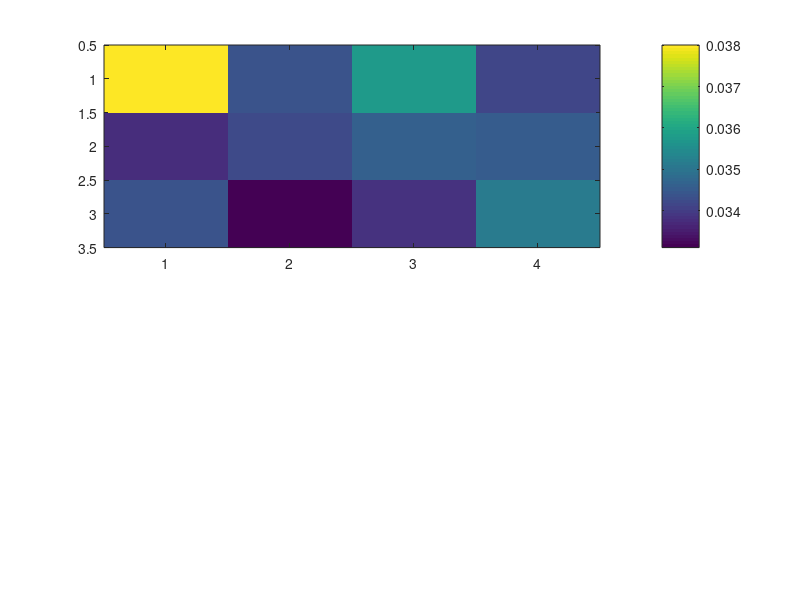

The MATLAB source for this figure: (Note: this script raises an error after producing the figure.)
%% Makes plots of RMSE vs. different values of gamma for Askey and Wendland
% Load output produced from script optimal_multivariate_gamma_save_output
%
% Author: Zofia Stanley

%% Load output produced from script optimal_multivariate_gamma_save_output
load('Data/optimal_multivariate_gamma.mat') 

%% Plot: Observe Y

% 1A. Askey
figure
subplot(2,1,1)
imagesc(RMSE_X_YnoX_MVA); colorbar
hold on;
for xx = 1:length(gamma_xx_a)
  for yy = 1:length(gamma_yy)
      val = num2str(round(RMSE_X_YnoX_MVA(yy,xx),4));
      text(xx,yy,val)
  end
end
hold off;
title('Observe Y: Askey $\gamma$, RMSE X', 'Interpreter', 'latex')
set(gca, 'FontSize', 18, 'XTick', 1:length(gamma_xx_a), 'XTickLabel', gamma_xx_a,... 
                         'YTick', 1:length(gamma_yy), 'YTickLabel', gamma_yy)
xlabel('$\gamma_{XX}$', 'Interpreter', 'latex')
ylabel('$\gamma_{YY}$', 'Interpreter', 'latex')

subplot(2,1,2)
imagesc(RMSE_Y_YnoX_MVA); colorbar
hold on;
for xx = 1:length(gamma_xx_a)
  for yy = 1:length(gamma_yy)
      val = num2str(round(RMSE_Y_YnoX_MVA(yy,xx),4));
      text(xx,yy,val)
  end
end
hold off;
title('RMSE Y', 'Interpreter', 'latex')
set(gca, 'FontSize', 18, 'XTick', 1:length(gamma_xx_a), 'XTickLabel', gamma_xx_a,... 
                         'YTick', 1:length(gamma_yy), 'YTickLabel', gamma_yy)
xlabel('$\gamma_{XX}$', 'Interpreter', 'latex')
ylabel('$\gamma_{YY}$', 'Interpreter', 'latex')
set(gcf, 'Position',  [100, 100, 800, 800])

saveas(gcf, 'Plots/optimal_gamma_askey_YnoX.png')

% 1B. Wendland
figure
subplot(2,1,1)
imagesc(RMSE_X_YnoX_MVW); colorbar
hold on;
for xx = 1:length(gamma_xx_w)
  for yy = 1:length(gamma_yy)
      val = num2str(round(RMSE_X_YnoX_MVW(yy,xx),4));
      text(xx,yy,val)
  end
end
hold off;
title('Observe Y: Wendland $\gamma$, RMSE X', 'Interpreter', 'latex')
set(gca, 'FontSize', 18, 'XTick', 1:length(gamma_xx_w), 'XTickLabel', gamma_xx_w,... 
                         'YTick', 1:length(gamma_yy), 'YTickLabel', gamma_yy)
xlabel('$\gamma_{XX}$', 'Interpreter', 'latex')
ylabel('$\gamma_{YY}$', 'Interpreter', 'latex')

subplot(2,1,2)
imagesc(RMSE_Y_YnoX_MVW); colorbar
hold on;
for xx = 1:length(gamma_xx_w)
  for yy = 1:length(gamma_yy)
      val = num2str(round(RMSE_Y_YnoX_MVW(yy,xx),4));
      text(xx,yy,val)
  end
end
hold off;
title('RMSE Y', 'Interpreter', 'latex')
set(gca, 'FontSize', 18, 'XTick', 1:length(gamma_xx_w), 'XTickLabel', gamma_xx_w,... 
                         'YTick', 1:length(gamma_yy), 'YTickLabel', gamma_yy)
xlabel('$\gamma_{XX}$', 'Interpreter', 'latex')
ylabel('$\gamma_{YY}$', 'Interpreter', 'latex')
set(gcf, 'Position',  [100, 100, 1200, 800])

saveas(gcf, 'Plots/optimal_gamma_wendland_YnoX.png')


%% Plot: Observe X

% 2A. Askey
figure
subplot(2,1,1)
imagesc(RMSE_X_XnoY_MVA); colorbar
hold on;
for xx = 1:length(gamma_xx_a)
  for yy = 1:length(gamma_yy)
      val = num2str(round(RMSE_X_XnoY_MVA(yy,xx),4));
      text(xx,yy,val)
  end
end
hold off;
title('Observe X: Askey $\gamma$, RMSE X', 'Interpreter', 'latex')
set(gca, 'FontSize', 18, 'XTick', 1:length(gamma_xx_a), 'XTickLabel', gamma_xx_a,... 
                         'YTick', 1:length(gamma_yy), 'YTickLabel', gamma_yy)
xlabel('$\gamma_{XX}$', 'Interpreter', 'latex')
ylabel('$\gamma_{YY}$', 'Interpreter', 'latex')

subplot(2,1,2)
imagesc(RMSE_Y_XnoY_MVA); colorbar
hold on;
for xx = 1:length(gamma_xx_a)
  for yy = 1:length(gamma_yy)
      val = num2str(round(RMSE_Y_XnoY_MVA(yy,xx),4));
      text(xx,yy,val)
  end
end
hold off;
title('RMSE Y', 'Interpreter', 'latex')
set(gca, 'FontSize', 18, 'XTick', 1:length(gamma_xx_a), 'XTickLabel', gamma_xx_a,... 
                         'YTick', 1:length(gamma_yy), 'YTickLabel', gamma_yy)
xlabel('$\gamma_{XX}$', 'Interpreter', 'latex')
ylabel('$\gamma_{YY}$', 'Interpreter', 'latex')
set(gcf, 'Position',  [100, 100, 800, 800])

saveas(gcf, 'Plots/optimal_gamma_askey_XnoY.png')

% 2B. Wendland
figure
subplot(2,1,1)
imagesc(RMSE_X_XnoY_MVW); colorbar
hold on;
for xx = 1:length(gamma_xx_w)
  for yy = 1:length(gamma_yy)
      val = num2str(round(RMSE_X_XnoY_MVW(yy,xx),4));
      text(xx,yy,val)
  end
end
hold off;
title('Observe X: Wendland $\gamma$, RMSE X', 'Interpreter', 'latex')
set(gca, 'FontSize', 18, 'XTick', 1:length(gamma_xx_w), 'XTickLabel', gamma_xx_w,... 
                         'YTick', 1:length(gamma_yy), 'YTickLabel', gamma_yy)
xlabel('$\gamma_{XX}$', 'Interpreter', 'latex')
ylabel('$\gamma_{YY}$', 'Interpreter', 'latex')

subplot(2,1,2)
imagesc(RMSE_Y_XnoY_MVW); colorbar
hold on;
for xx = 1:length(gamma_xx_w)
  for yy = 1:length(gamma_yy)
      val = num2str(round(RMSE_Y_XnoY_MVW(yy,xx),4));
      text(xx,yy,val)
  end
end
hold off;
title('RMSE Y', 'Interpreter', 'latex')
set(gca, 'FontSize', 18, 'XTick', 1:length(gamma_xx_w), 'XTickLabel', gamma_xx_w,... 
                         'YTick', 1:length(gamma_yy), 'YTickLabel', gamma_yy)
xlabel('$\gamma_{XX}$', 'Interpreter', 'latex')
ylabel('$\gamma_{YY}$', 'Interpreter', 'latex')
set(gcf, 'Position',  [100, 100, 1200, 800])

saveas(gcf, 'Plots/optimal_gamma_wendland_XnoY.png')

loc_params = struct('rYY', 20, 'rXX', 40, 'rXY', 20, 'gammaYY', 2, 'gammaXX', 0); 
gammaXY = askey_wendland_gamma_cross(loc_params); 
fprintf('gammaXY is %g\n',gammaXY)

%% Plot: Observe X and Y

% 3A. Askey
figure
subplot(2,1,1)
imagesc(RMSE_X_BothXY_MVA); colorbar
hold on;
for xx = 1:length(gamma_xx_a)
  for yy = 1:length(gamma_yy)
      val = num2str(round(RMSE_X_BothXY_MVA(yy,xx),4));
      text(xx,yy,val)
  end
end
hold off;
title('Observe X and Y: Askey $\gamma$, RMSE X', 'Interpreter', 'latex')
set(gca, 'FontSize', 18, 'XTick', 1:length(gamma_xx_a), 'XTickLabel', gamma_xx_a,... 
                         'YTick', 1:length(gamma_yy), 'YTickLabel', gamma_yy)
xlabel('$\gamma_{XX}$', 'Interpreter', 'latex')
ylabel('$\gamma_{YY}$', 'Interpreter', 'latex')

subplot(2,1,2)
imagesc(RMSE_Y_BothXY_MVA); colorbar
hold on;
for xx = 1:length(gamma_xx_a)
  for yy = 1:length(gamma_yy)
      val = num2str(round(RMSE_Y_BothXY_MVA(yy,xx),4));
      text(xx,yy,val)
  end
end
hold off;
title('RMSE Y', 'Interpreter', 'latex')
set(gca, 'FontSize', 18, 'XTick', 1:length(gamma_xx_a), 'XTickLabel', gamma_xx_a,... 
                         'YTick', 1:length(gamma_yy), 'YTickLabel', gamma_yy)
xlabel('$\gamma_{XX}$', 'Interpreter', 'latex')
ylabel('$\gamma_{YY}$', 'Interpreter', 'latex')
set(gcf, 'Position',  [100, 100, 800, 800])

saveas(gcf, 'Plots/optimal_gamma_askey_BothXY.png')

% 3B. Wendland
figure
subplot(2,1,1)
imagesc(RMSE_X_BothXY_MVW); colorbar
hold on;
for xx = 1:length(gamma_xx_w)
  for yy = 1:length(gamma_yy)
      val = num2str(round(RMSE_X_BothXY_MVW(yy,xx),4));
      text(xx,yy,val)
  end
end
hold off;
title('Observe X and Y: Wendland $\gamma$, RMSE X', 'Interpreter', 'latex')
set(gca, 'FontSize', 18, 'XTick', 1:length(gamma_xx_w), 'XTickLabel', gamma_xx_w,... 
                         'YTick', 1:length(gamma_yy), 'YTickLabel', gamma_yy)
xlabel('$\gamma_{XX}$', 'Interpreter', 'latex')
ylabel('$\gamma_{YY}$', 'Interpreter', 'latex')

subplot(2,1,2)
imagesc(RMSE_Y_BothXY_MVW); colorbar
hold on;
for xx = 1:length(gamma_xx_w)
  for yy = 1:length(gamma_yy)
      val = num2str(round(RMSE_Y_BothXY_MVW(yy,xx),4));
      text(xx,yy,val)
  end
end
hold off;
title('RMSE Y', 'Interpreter', 'latex')
set(gca, 'FontSize', 18, 'XTick', 1:length(gamma_xx_w), 'XTickLabel', gamma_xx_w,... 
                         'YTick', 1:length(gamma_yy), 'YTickLabel', gamma_yy)
xlabel('$\gamma_{XX}$', 'Interpreter', 'latex')
ylabel('$\gamma_{YY}$', 'Interpreter', 'latex')
set(gcf, 'Position',  [100, 100, 1200, 800])

saveas(gcf, 'Plots/optimal_gamma_wendland_BothXY.png')


